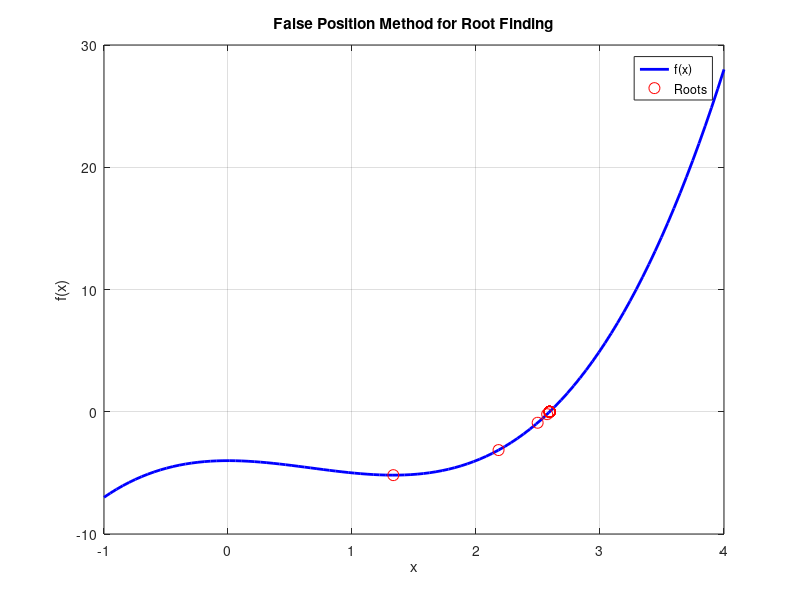

MATLAB code to generate this figure:
% Define the function you want to find the root of (e.g., x^3 - 2x^2 - 4)
f = @(x) x^3 - 2*x^2 - 4;

% Define the interval [a, b] where you expect the root to be
a = 0;
b = 3;

% Specify the desired tolerance (accuracy) for the root
tolerance = 1e-6;

% Initialize variables for storing roots, iterations, and corresponding function values
roots = [];
iterations = [];
function_values = [];

% Start the False Position method
while (b - a) >= tolerance
    c = (a*f(b) - b*f(a)) / (f(b) - f(a));  % Calculate the false position point
    roots = [roots; c];  % Store the root of this iteration
    iterations = [iterations; length(roots)];  % Store the iteration number
    function_values = [function_values; f(c)];  % Store the function value at the root
    
    if f(c) == 0
        break;  % The root is found
    elseif f(a) * f(c) < 0
        b = c;  % Update the interval [a, b]
    else
        a = c;  % Update the interval [a, b]
    end
end

% Display the final root and number of iterations
fprintf('Approximate root: %.6f\n', c);
fprintf('Number of iterations: %d\n', length(roots));

% Create a vector of x values for plotting
x = linspace(-1, 4, 100);  % Adjust the range as needed

% Evaluate the function values at the x values
y = arrayfun(f, x);

% Plot the equation and the roots
figure;
plot(x, y, 'b-', 'LineWidth', 2);
hold on;
plot(roots, function_values, 'ro', 'MarkerSize', 8);
title('False Position Method for Root Finding');
xlabel('x');
ylabel('f(x)');
legend('f(x)', 'Roots');
grid on;
